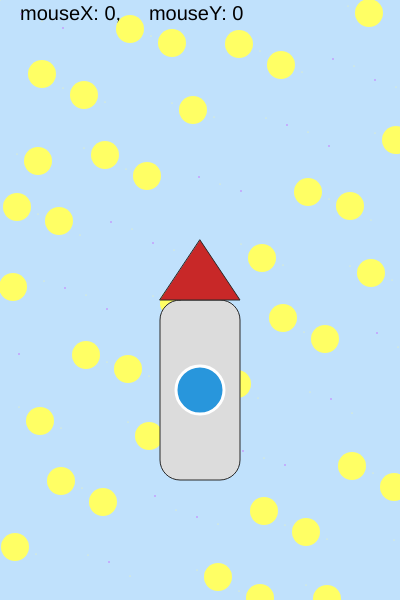
Frame 1 (no input)
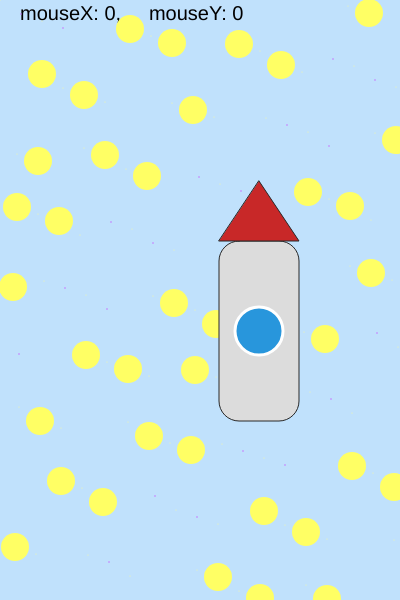
Frame 60 (no input)
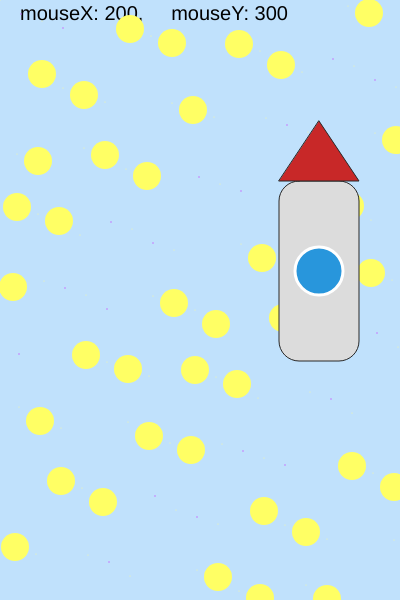
Frame 120 (the mouse pressed at the canvas centre since frame 60)

The p5.js sketch that drew these frames (run headless with seeded random() and noise() and a simulated clock; from frame 60 on, the mouse is pressed at the canvas centre):

// p5.js sketch
// ── sketch.js
let xMax = 400;
let yMax = 600;

let xRocket = xMax/2;
let yRocket = yMax*0.6;


function setup() {
  createCanvas(xMax, yMax);
  frameRate(30);
}

function draw() {
  background("#C0E1FC");

  // mostrare un testo bianco che 
  //dice le coordinate del mouse
  //sul foglio da disegno
  fill(0); //bianco
  textSize(20);
  //stringa, x, y
  text("mouseX: " + mouseX + ",\
     mouseY: " + mouseY,20,20);
  //disegnare le stelle
  //120
  //tre tipi di stelle: a, b, c
  //fino a che abbiamo 120 stelle
  //stelle ellipse
  push();
  // 3 cicli

  //ciclo 1 specifica stella a, 40
  noStroke();
  // un unico ciclo
  // creare una sequenza x fare a, b, c
  for(let i=0; i < 120 ; i++){
    let starX = (i*37) % width + (i%3) * 5;
    let starY = ((i*73) % height) + (i%7);
    //operatore modulo %
    //stella a quando i è pari
    if ( i % 2 == 0){
      //stella tipo a
      fill(255,255,150);
      ellipse(starX,starY,1) //1
      //stelle tipo b 
      // ci saranno 
      //per ogni i che è divisibile per 3
    }else if( i % 3 == 0 ){
      //stella b
      fill(200, 100, 255);
      ellipse(starX, starY, 1.5) //1.5
    }else{
      //stella c
      fill(255,255,100);
      ellipse(starX,starY, 28) //2.8
    }

  }
  //ciclo 2 specifica stella b, 40
  //   for(let i=0; i < 40; i++){
  //   let starX = (i*37) % width + (i%3) * 5;
  //   let starY = ((i*73) % height) + (i%7);
  //   fill(200,100,255);
  //   ellipse(starX,starY,10);
  // }
  //ciclo 3 specifica stella c, 40

  pop();

  //aprire contesto di disegno
  push();
  fill(220);
  stroke(40);
  //alternativa
  rectMode(CENTER);
  rect(xRocket, yRocket+30, 80, 180,20);
  //
  // pop();
  //triangolo
  fill(200,40,40);
  triangle(xRocket-40, yRocket-60, xRocket+40,  
    yRocket-60, xRocket, yRocket-120);

  // cerchio
  fill(40, 150, 220);
  stroke(255);
  strokeWeight(3);
  ellipse(xRocket,yRocket+30,48,48);
  //finire contesto
  pop();

  xRocket = (xRocket +1) % xMax;
  yRocket = yRocket - 1;
  //quando la yRocket sarà oltre una certa soglia
  let soglia = - (yMax * 0.6);
  if(yRocket < soglia){
    yRocket = yMax;
  }
  //allora resettare la yRocket
}
